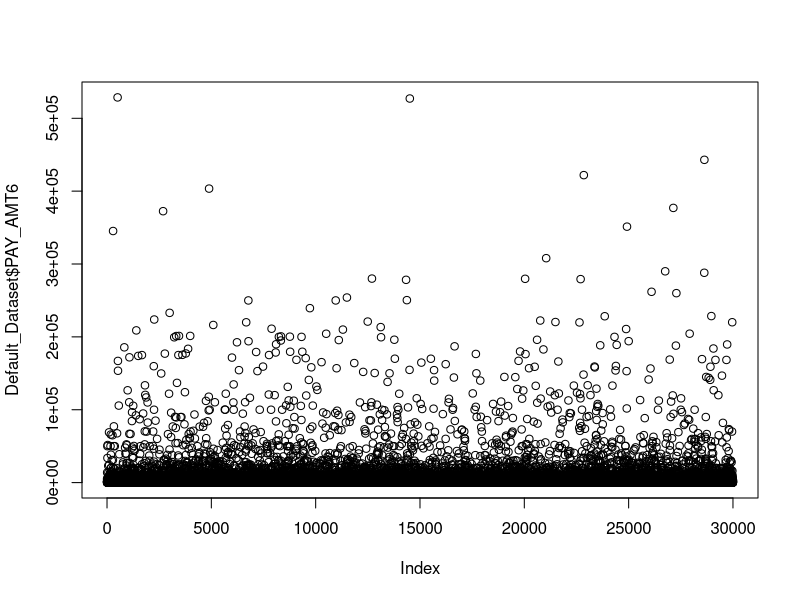
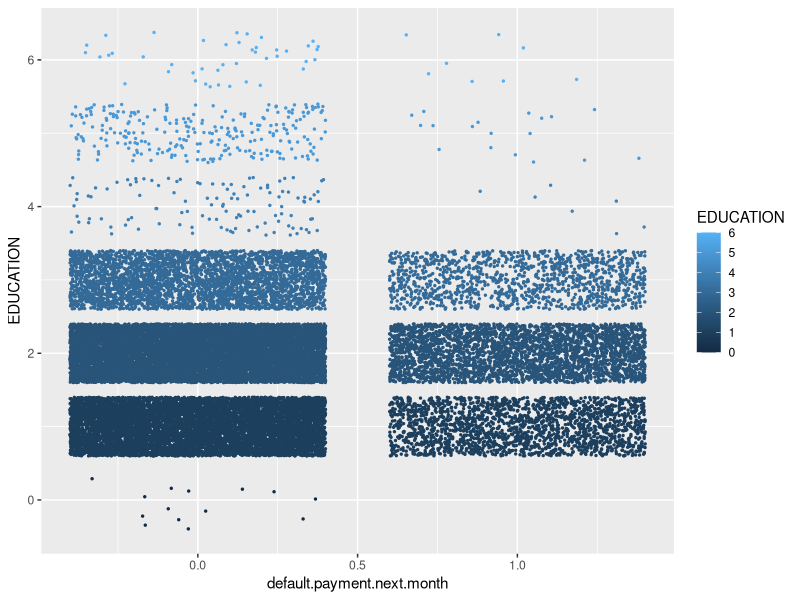
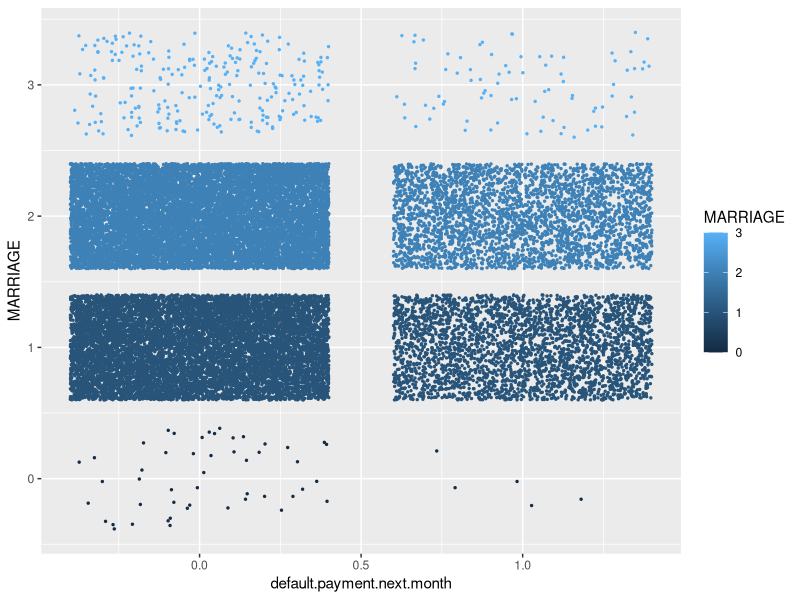
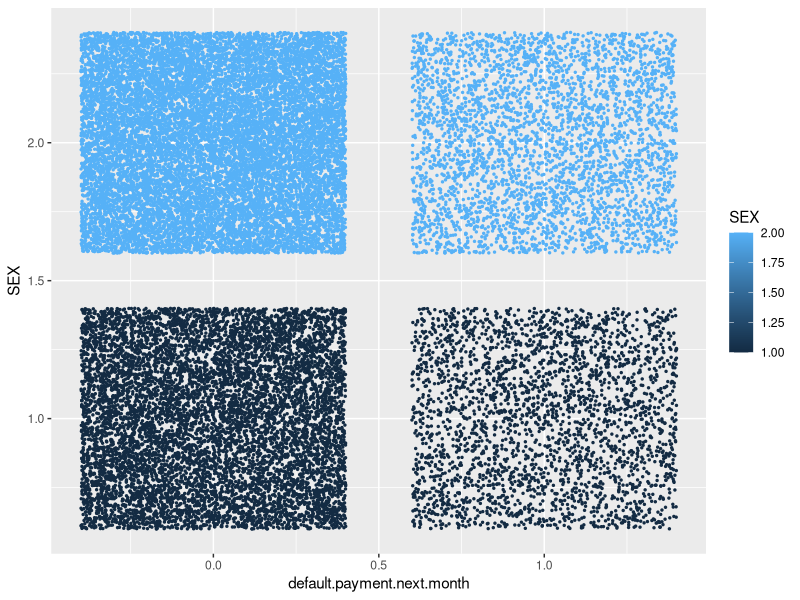
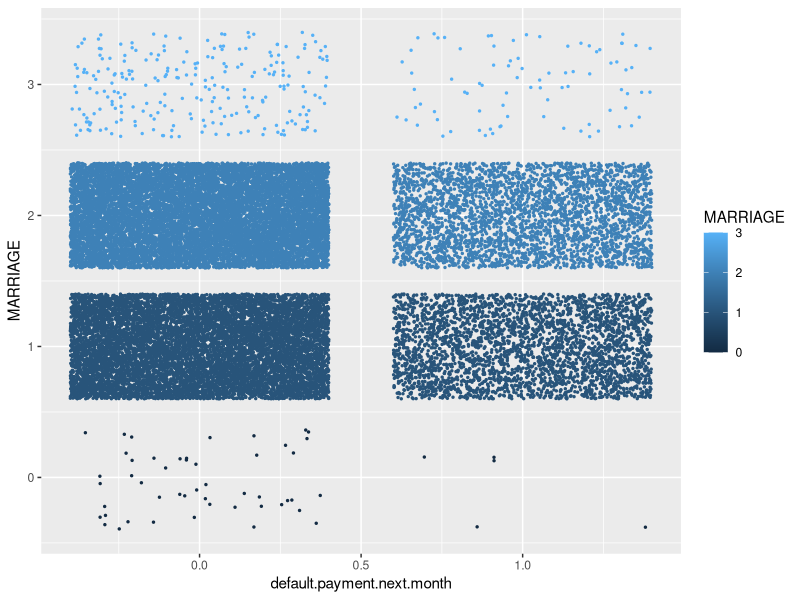
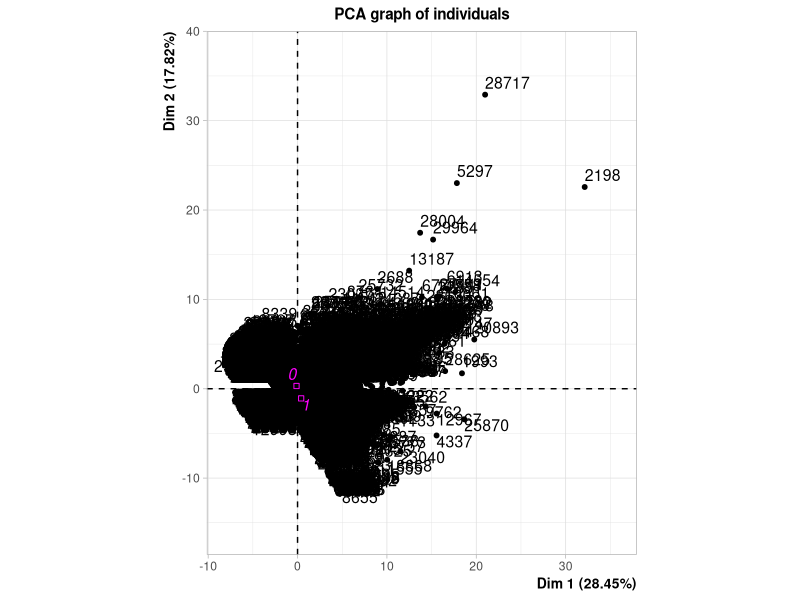
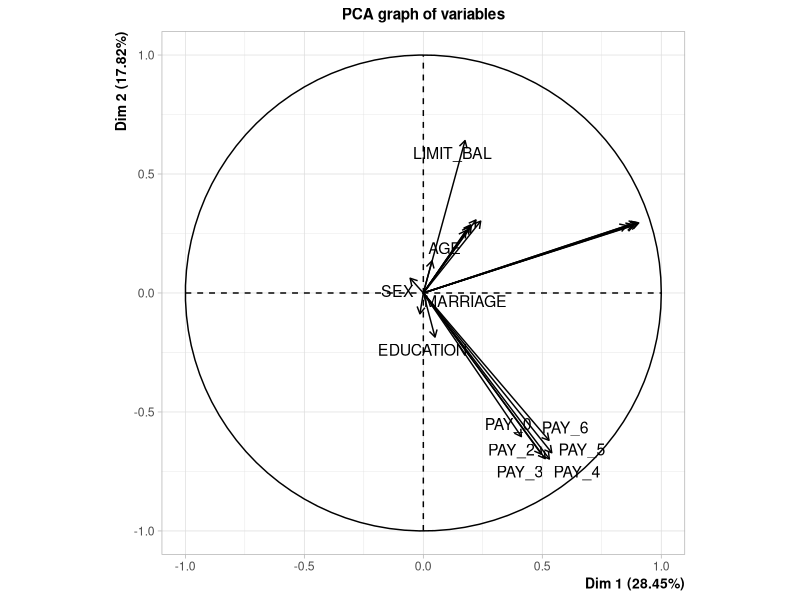

The R script that drew these images, in order:
# database link: https://archive.ics.uci.edu/ml/datasets/default+of+credit+card+clients

#####LIBRARIES######
api_installed <- require(rstudioapi)
if(!api_installed) install.packages("rstudioapi")
ggplot_installed <- require(ggplot2)
if(!ggplot_installed) install.packages("ggplot2")
ggplot_installed <- require(plotly)
if(!ggplot_installed) install.packages("plotly")
mice_installed <- require(mice)
if(!mice_installed) install.packages("mice")

# Setting working directory as path of current file
setwd(dirname(getActiveDocumentContext()$path))

Default_Dataset <- read.table("default.csv", header=TRUE, na.strings="?", sep=";") #Importing the data set :D
Default_Dataset$ID <- NULL #Prescindible
summary(Default_Dataset)
#####DESCRIPTION OF THE DATA SET########
# ID: ID of each client
# LIMIT_BAL: Amount of given credit in NT dollars (includes individual and family/supplementary credit
# SEX: Gender (1=male, 2=female)
# EDUCATION: (1=graduate school, 2=university, 3=high school, 4=others, 5=unknown, 6=unknown)
# MARRIAGE: Marital status (1=married, 2=single, 3=others)
# AGE: Age in years
# PAY_0: Repayment status in September, 2005 (-1=pay duly, 1=payment delay for one month, 2=payment delay for two months, ... 8=payment delay for eight months, 9=payment delay for nine months and above)
# PAY_2: Repayment status in August, 2005 (scale same as above)
# PAY_3: Repayment status in July, 2005 (scale same as above)
# PAY_4: Repayment status in June, 2005 (scale same as above)
# PAY_5: Repayment status in May, 2005 (scale same as above)
# PAY_6: Repayment status in April, 2005 (scale same as above)
# BILL_AMT1: Amount of bill statement in September, 2005 (NT dollar)
# BILL_AMT2: Amount of bill statement in August, 2005 (NT dollar)
# BILL_AMT3: Amount of bill statement in July, 2005 (NT dollar)
# BILL_AMT4: Amount of bill statement in June, 2005 (NT dollar)
# BILL_AMT5: Amount of bill statement in May, 2005 (NT dollar)
# BILL_AMT6: Amount of bill statement in April, 2005 (NT dollar)
# PAY_AMT1: Amount of previous payment in September, 2005 (NT dollar)
# PAY_AMT2: Amount of previous payment in August, 2005 (NT dollar)
# PAY_AMT3: Amount of previous payment in July, 2005 (NT dollar)
# PAY_AMT4: Amount of previous payment in June, 2005 (NT dollar)
# PAY_AMT5: Amount of previous payment in May, 2005 (NT dollar)
# PAY_AMT6: Amount of previous payment in April, 2005 (NT dollar)
# default.payment.next.month: Default payment (1=yes, 0=no)
#Pre processing missing values.
sum(is.na(Default_Dataset))
#There are no missing values in the whole data set. 
plot(Default_Dataset$PAY_AMT6)

#####SOME PLOTS AND OTHER THINGS IN ORDER TO HAVE A CLEAR IDEA OF THE DATA#######
summary(Default_Dataset)
#There are a total of 6636 individuals with default in the next month
sum(Default_Dataset$default.payment.next.month)
#The second column are the individuals that will default. As we can see, most of them are from low education, but, there still some outliers.
ggplot(Default_Dataset, aes(default.payment.next.month, EDUCATION)) +
  geom_jitter(aes(color = EDUCATION), size = 0.5)

#In this plot we can see that the marital status really do not make a difference and dont tell anything in particular relating the default of the credit card. Here we can see that there are some values for 0 marriage, those values are incorrect and must be corrected.
ggplot(Default_Dataset, aes(default.payment.next.month, MARRIAGE)) +
  geom_jitter(aes(color = MARRIAGE), size = 0.5)
#Same that before but with sex
ggplot(Default_Dataset, aes(default.payment.next.month, SEX)) +
  geom_jitter(aes(color = SEX), size = 0.5)


#######PRE PROCESSING ##########
sum((Default_Dataset$MARRIAGE==0)) #There are 54 values of marriage that are incorrect. We will set them to null and then interpole the values
#Setting values to NA
for (row in 1:nrow(Default_Dataset)) {
  if(Default_Dataset[row,5] == 0)
  {
    Default_Dataset[row,5] = NA
  }
}
sum(is.na(Default_Dataset$MARRIAGE)) #Now we have 54 NA in the Marriage.
# Imputing NAs
imp <- mice(Default_Dataset, m = 1)
Default_Dataset <- complete(imp)
sum(is.na(Default_Dataset$MARRIAGE)) #Now there is no NA and the valyes have been imputed.
#Now this plot is shown correctly, we cans ee how the imputation worked and shows the correct information.
ggplot(Default_Dataset, aes(default.payment.next.month, MARRIAGE)) +
  geom_jitter(aes(color = MARRIAGE), size = 0.5)

########PCA#########
require(FactoMineR)
PCADefault = PCA(Default_Dataset,quali.sup = 24)
PCADefault
#Best and worst represented.
cos1 = PCADefault$ind$cos2 #Return the cos of the individuals
which.max(cos1[,1]) #The best represented individual is the number 27222.
which.min(cos1[,1]) #The worst represented individual is the number 7335
#Contributions
contribution = PCADefault$ind$contrib
bestinfirstPC = sort(contribution[,1],decreasing = TRUE)[1:3] #Returns the individuals that are more influencial(Contribution) in the first principal component
bestinfirstPC
bestinsecondPC = sort(contribution[,2],decreasing = TRUE)[1:3] #Returns the individuals that are more influencial(contribution) in the second principal component
bestinsecondPC
#Best represented variables
cos2 = PCADefault$var$cos2 #Returns the cos of the variables.
which.max(cos2[,1]) #BILL_AMT4 is the best represented variable in the first factorial plame
which.min(cos2[,1]) #Marriage is the worst represented variable in the first factorial plame
#Most influencial variables
contribution2 = PCADefault$var$contrib
bestinfirstPCvar = sort(contribution2[,1],decreasing = TRUE)[1:3] #Returns the variables that are more influencial(Contribution) in the first principal component
bestinfirstPCvar
bestinsecondPCvar = sort(contribution2[,2],decreasing = TRUE)[1:3] #Returns the variables that are more influencial(contribution) in the second principal component
bestinsecondPCvar
